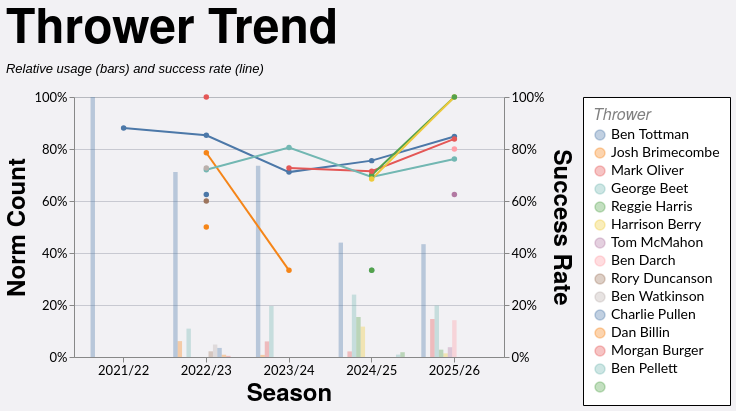

The specification (Vega-Lite) saved for this image:
### Vega-Lite specification from a JSON file in a GitHub repository (floating-point values rounded to 4 significant figures; data arrays with more than 128 entries replaced by an {"elided": "..."} marker saying what was removed)
{"config": {"axis": {"labelFont": "Lato, sans-serif", "titleFont": "PT Sans Narrow, Helvetica Neue, Helvetica, Arial, sans-serif", "labelFontSize": 13, "titleFontSize": 24, "gridColor": "#202947", "gridOpacity": 0.2}, "header": {"labelFont": "PT Sans Narrow, Helvetica Neue, Helvetica, Arial, sans-serif", "titleFont": "PT Sans Narrow, Helvetica Neue, Helvetica, Arial, sans-serif", "labelFontSize": 24, "titleFontSize": 28, "labelFontWeight": "bold", "orient": "left"}, "legend": {"labelFont": "Lato, sans-serif", "titleFont": "PT Sans Narrow, Helvetica Neue, Helvetica, Arial, sans-serif", "labelFontSize": 14, "titleFontSize": 16, "titlePadding": 5, "fillColor": "white", "strokeColor": "black", "padding": 10, "titleFontWeight": "lighter", "titleFontStyle": "italic", "titleColor": "gray", "offset": 10}, "title": {"font": "PT Sans Narrow, Helvetica Neue, Helvetica, Arial, sans-serif", "fontSize": 48, "fontWeight": "bold", "anchor": "start", "align": "center", "titlePadding": 20, "subtitlePadding": 10, "subtitleFontSize": 13, "subtitleColor": "", "subtitleFontStyle": "italic", "offset": 15, "color": "black"}, "axisX": {"labelAngle": 0}, "facet": {"title": null, "header": null, "align": {"row": "each", "column": "each"}}, "resolve": {"scale": {"y": "independent", "facet": "independent"}}, "background": "#f2f1f4"}, "layer": [{"mark": {"type": "bar", "opacity": 0.35}, "encoding": {"color": {"field": "thrower", "sort": null, "title": "Thrower", "type": "nominal"}, "tooltip": [{"field": "season", "title": "Season", "type": "nominal"}, {"field": "thrower", "title": "Thrower", "type": "nominal"}, {"field": "won", "format": ",.0f", "title": "Won", "type": "quantitative"}, {"field": "attempts", "format": ",.0f", "title": "Attempts", "type": "quantitative"}, {"field": "norm_count", "format": ".1%", "title": "Norm Count", "type": "quantitative"}, {"field": "success_rate", "format": ".1%", "title": "Success Rate", "type": "quantitative"}], "x": {"field": "season", "sort": ["2021/22", "2022/23", "2023/24", "2024/25", "2025/26"], "title": "Season", "type": "nominal"}, "xOffset": {"field": "thrower", "sort": null, "type": "nominal"}, "y": {"axis": {"format": "%", "orient": "left"}, "field": "norm_count", "scale": {"domain": [0, 1]}, "title": "Norm Count", "type": "quantitative"}}, "transform": [{"filter": "(loSquad == 'All' || datum.squad == loSquad) && (loGameType == 'All' || (loGameType == 'League + Cup' && (datum.game_type == 'League' || datum.game_type == 'Cup')) || (loGameType == 'League only' && datum.game_type == 'League') || datum.game_type == loGameType) && (loOpposition == 'All' || datum.opposition == loOpposition) && (loThrower == 'All' || datum.thrower == loThrower) && (loJumper == 'All' || datum.jumper == loJumper) && (loArea == 'All' || datum.area == loArea) && (loNumbers == 'All' || datum.numbers == loNumbers) && (loCallType == 'All' || datum.call_type == loCallType)"}, {"aggregate": [{"op": "count", "as": "attempts"}, {"op": "sum", "field": "won", "as": "won"}], "groupby": ["season", "thrower"]}, {"joinaggregate": [{"op": "sum", "field": "attempts", "as": "season_attempts"}], "groupby": ["season"]}, {"calculate": "datum.attempts / datum.season_attempts", "as": "norm_count"}, {"calculate": "datum.won / datum.attempts", "as": "success_rate"}]}, {"mark": {"type": "line", "point": true, "strokeWidth": 2}, "encoding": {"color": {"field": "thrower", "sort": null, "title": "Thrower", "type": "nominal"}, "detail": {"field": "thrower", "type": "nominal"}, "tooltip": [{"field": "season", "title": "Season", "type": "nominal"}, {"field": "thrower", "title": "Thrower", "type": "nominal"}, {"field": "won", "format": ",.0f", "title": "Won", "type": "quantitative"}, {"field": "attempts", "format": ",.0f", "title": "Attempts", "type": "quantitative"}, {"field": "norm_count", "format": ".1%", "title": "Norm Count", "type": "quantitative"}, {"field": "success_rate", "format": ".1%", "title": "Success Rate", "type": "quantitative"}], "x": {"field": "season", "sort": ["2021/22", "2022/23", "2023/24", "2024/25", "2025/26"], "title": "Season", "type": "nominal"}, "y": {"axis": {"format": "%", "orient": "right"}, "field": "success_rate", "scale": {"domain": [0, 1]}, "title": "Success Rate", "type": "quantitative"}}, "transform": [{"filter": "(loSquad == 'All' || datum.squad == loSquad) && (loGameType == 'All' || (loGameType == 'League + Cup' && (datum.game_type == 'League' || datum.game_type == 'Cup')) || (loGameType == 'League only' && datum.game_type == 'League') || datum.game_type == loGameType) && (loOpposition == 'All' || datum.opposition == loOpposition) && (loThrower == 'All' || datum.thrower == loThrower) && (loJumper == 'All' || datum.jumper == loJumper) && (loArea == 'All' || datum.area == loArea) && (loNumbers == 'All' || datum.numbers == loNumbers) && (loCallType == 'All' || datum.call_type == loCallType)"}, {"aggregate": [{"op": "count", "as": "attempts"}, {"op": "sum", "field": "won", "as": "won"}], "groupby": ["season", "thrower"]}, {"joinaggregate": [{"op": "sum", "field": "attempts", "as": "season_attempts"}], "groupby": ["season"]}, {"calculate": "datum.attempts / datum.season_attempts", "as": "norm_count"}, {"calculate": "datum.won / datum.attempts", "as": "success_rate"}]}], "data": {"name": "data-608d443b1e14bf70169d45af92809b6e"}, "height": 260, "params": [{"name": "loSquad", "value": "All"}, {"name": "loSeason", "value": "All"}, {"name": "loGameType", "value": "All"}, {"name": "loOpposition", "value": "All"}, {"name": "loThrower", "value": "All"}, {"name": "loJumper", "value": "All"}, {"name": "loArea", "value": "All"}, {"name": "loNumbers", "value": "All"}, {"name": "loCallType", "value": "All"}], "resolve": {"scale": {"y": "independent"}}, "title": {"text": "Thrower Trend", "subtitle": "Relative usage (bars) and success rate (line)"}, "width": 430, "$schema": "https://vega.github.io/schema/vega-lite/v5.20.1.json", "datasets": {"data-608d443b1e14bf70169d45af92809b6e": {"elided": "1242 records"}}}
